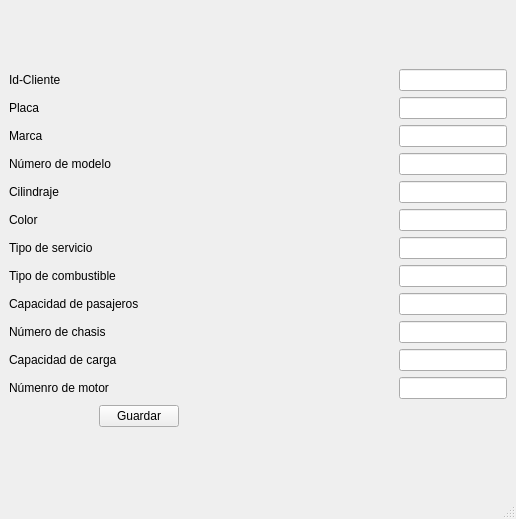
<?xml version="1.0" encoding="UTF-8"?>
<ui version="4.0">
 <class>dialogo_vehiculo</class>
 <widget class="QMainWindow" name="dialogo_vehiculo">
  <property name="windowModality">
   <enum>Qt::WindowModal</enum>
  </property>
  <property name="geometry">
   <rect>
    <x>0</x>
    <y>0</y>
    <width>516</width>
    <height>519</height>
   </rect>
  </property>
  <property name="windowTitle">
   <string>MainWindow</string>
  </property>
  <widget class="QWidget" name="centralwidget">
   <layout class="QGridLayout" name="gridLayout_2">
    <item row="0" column="0">
     <layout class="QGridLayout" name="gridLayout">
      <item row="11" column="2">
       <widget class="QLineEdit" name="lemotor">
        <property name="enabled">
         <bool>true</bool>
        </property>
        <property name="sizePolicy">
         <sizepolicy hsizetype="Fixed" vsizetype="Fixed">
          <horstretch>0</horstretch>
          <verstretch>0</verstretch>
         </sizepolicy>
        </property>
       </widget>
      </item>
      <item row="12" column="1" colspan="2">
       <widget class="QPushButton" name="bguardar">
        <property name="enabled">
         <bool>true</bool>
        </property>
        <property name="sizePolicy">
         <sizepolicy hsizetype="Fixed" vsizetype="Fixed">
          <horstretch>0</horstretch>
          <verstretch>0</verstretch>
         </sizepolicy>
        </property>
        <property name="text">
         <string>Guardar</string>
        </property>
        <property name="autoDefault">
         <bool>false</bool>
        </property>
        <property name="default">
         <bool>false</bool>
        </property>
        <property name="flat">
         <bool>false</bool>
        </property>
       </widget>
      </item>
      <item row="1" column="0">
       <widget class="QLabel" name="lbplaca">
        <property name="sizePolicy">
         <sizepolicy hsizetype="Fixed" vsizetype="Fixed">
          <horstretch>0</horstretch>
          <verstretch>0</verstretch>
         </sizepolicy>
        </property>
        <property name="text">
         <string>Placa</string>
        </property>
       </widget>
      </item>
      <item row="2" column="0">
       <widget class="QLabel" name="lbmarca">
        <property name="sizePolicy">
         <sizepolicy hsizetype="Fixed" vsizetype="Fixed">
          <horstretch>0</horstretch>
          <verstretch>0</verstretch>
         </sizepolicy>
        </property>
        <property name="text">
         <string>Marca</string>
        </property>
       </widget>
      </item>
      <item row="2" column="2">
       <widget class="QLineEdit" name="lemarca">
        <property name="enabled">
         <bool>true</bool>
        </property>
        <property name="sizePolicy">
         <sizepolicy hsizetype="Fixed" vsizetype="Fixed">
          <horstretch>0</horstretch>
          <verstretch>0</verstretch>
         </sizepolicy>
        </property>
       </widget>
      </item>
      <item row="3" column="0" colspan="2">
       <widget class="QLabel" name="lbmodelo">
        <property name="enabled">
         <bool>true</bool>
        </property>
        <property name="sizePolicy">
         <sizepolicy hsizetype="Fixed" vsizetype="Fixed">
          <horstretch>0</horstretch>
          <verstretch>0</verstretch>
         </sizepolicy>
        </property>
        <property name="text">
         <string>Número de modelo</string>
        </property>
       </widget>
      </item>
      <item row="3" column="2">
       <widget class="QLineEdit" name="ledireccion">
        <property name="enabled">
         <bool>true</bool>
        </property>
        <property name="sizePolicy">
         <sizepolicy hsizetype="Fixed" vsizetype="Fixed">
          <horstretch>0</horstretch>
          <verstretch>0</verstretch>
         </sizepolicy>
        </property>
       </widget>
      </item>
      <item row="4" column="0">
       <widget class="QLabel" name="lbcilindraje">
        <property name="sizePolicy">
         <sizepolicy hsizetype="Fixed" vsizetype="Fixed">
          <horstretch>0</horstretch>
          <verstretch>0</verstretch>
         </sizepolicy>
        </property>
        <property name="text">
         <string>Cilindraje</string>
        </property>
       </widget>
      </item>
      <item row="4" column="2">
       <widget class="QLineEdit" name="lecilindraje">
        <property name="enabled">
         <bool>true</bool>
        </property>
        <property name="sizePolicy">
         <sizepolicy hsizetype="Fixed" vsizetype="Fixed">
          <horstretch>0</horstretch>
          <verstretch>0</verstretch>
         </sizepolicy>
        </property>
       </widget>
      </item>
      <item row="6" column="0">
       <widget class="QLabel" name="lbtiposervicio">
        <property name="sizePolicy">
         <sizepolicy hsizetype="Fixed" vsizetype="Fixed">
          <horstretch>0</horstretch>
          <verstretch>0</verstretch>
         </sizepolicy>
        </property>
        <property name="text">
         <string>Tipo de servicio</string>
        </property>
       </widget>
      </item>
      <item row="6" column="2">
       <widget class="QLineEdit" name="leservicio">
        <property name="enabled">
         <bool>true</bool>
        </property>
        <property name="sizePolicy">
         <sizepolicy hsizetype="Fixed" vsizetype="Fixed">
          <horstretch>0</horstretch>
          <verstretch>0</verstretch>
         </sizepolicy>
        </property>
       </widget>
      </item>
      <item row="7" column="0" colspan="2">
       <widget class="QLabel" name="lbcombustible">
        <property name="sizePolicy">
         <sizepolicy hsizetype="Fixed" vsizetype="Fixed">
          <horstretch>0</horstretch>
          <verstretch>0</verstretch>
         </sizepolicy>
        </property>
        <property name="text">
         <string>Tipo de combustible</string>
        </property>
       </widget>
      </item>
      <item row="7" column="2">
       <widget class="QLineEdit" name="lecombustible">
        <property name="enabled">
         <bool>true</bool>
        </property>
        <property name="sizePolicy">
         <sizepolicy hsizetype="Fixed" vsizetype="Fixed">
          <horstretch>0</horstretch>
          <verstretch>0</verstretch>
         </sizepolicy>
        </property>
       </widget>
      </item>
      <item row="0" column="0">
       <widget class="QLabel" name="lbIdcliente">
        <property name="enabled">
         <bool>true</bool>
        </property>
        <property name="sizePolicy">
         <sizepolicy hsizetype="Fixed" vsizetype="Fixed">
          <horstretch>0</horstretch>
          <verstretch>0</verstretch>
         </sizepolicy>
        </property>
        <property name="text">
         <string>Id-Cliente</string>
        </property>
       </widget>
      </item>
      <item row="8" column="0" colspan="2">
       <widget class="QLabel" name="lbpasajeros">
        <property name="sizePolicy">
         <sizepolicy hsizetype="Fixed" vsizetype="Fixed">
          <horstretch>0</horstretch>
          <verstretch>0</verstretch>
         </sizepolicy>
        </property>
        <property name="text">
         <string>Capacidad de pasajeros</string>
        </property>
       </widget>
      </item>
      <item row="8" column="2">
       <widget class="QLineEdit" name="lepasajeros">
        <property name="enabled">
         <bool>true</bool>
        </property>
        <property name="sizePolicy">
         <sizepolicy hsizetype="Fixed" vsizetype="Fixed">
          <horstretch>0</horstretch>
          <verstretch>0</verstretch>
         </sizepolicy>
        </property>
       </widget>
      </item>
      <item row="5" column="0">
       <widget class="QLabel" name="lbcolor">
        <property name="sizePolicy">
         <sizepolicy hsizetype="Fixed" vsizetype="Fixed">
          <horstretch>0</horstretch>
          <verstretch>0</verstretch>
         </sizepolicy>
        </property>
        <property name="text">
         <string>Color</string>
        </property>
       </widget>
      </item>
      <item row="5" column="2">
       <widget class="QLineEdit" name="lecolor">
        <property name="enabled">
         <bool>true</bool>
        </property>
        <property name="sizePolicy">
         <sizepolicy hsizetype="Fixed" vsizetype="Fixed">
          <horstretch>0</horstretch>
          <verstretch>0</verstretch>
         </sizepolicy>
        </property>
       </widget>
      </item>
      <item row="1" column="2">
       <widget class="QLineEdit" name="lenombre">
        <property name="enabled">
         <bool>true</bool>
        </property>
        <property name="sizePolicy">
         <sizepolicy hsizetype="Fixed" vsizetype="Fixed">
          <horstretch>0</horstretch>
          <verstretch>0</verstretch>
         </sizepolicy>
        </property>
       </widget>
      </item>
      <item row="11" column="0" colspan="2">
       <widget class="QLabel" name="lbmotor">
        <property name="sizePolicy">
         <sizepolicy hsizetype="Fixed" vsizetype="Fixed">
          <horstretch>0</horstretch>
          <verstretch>0</verstretch>
         </sizepolicy>
        </property>
        <property name="text">
         <string>Númenro de motor</string>
        </property>
       </widget>
      </item>
      <item row="9" column="2">
       <widget class="QLineEdit" name="lechasis">
        <property name="enabled">
         <bool>true</bool>
        </property>
        <property name="sizePolicy">
         <sizepolicy hsizetype="Fixed" vsizetype="Fixed">
          <horstretch>0</horstretch>
          <verstretch>0</verstretch>
         </sizepolicy>
        </property>
       </widget>
      </item>
      <item row="9" column="0" colspan="2">
       <widget class="QLabel" name="lbchasis">
        <property name="sizePolicy">
         <sizepolicy hsizetype="Fixed" vsizetype="Fixed">
          <horstretch>0</horstretch>
          <verstretch>0</verstretch>
         </sizepolicy>
        </property>
        <property name="text">
         <string>Número de chasis</string>
        </property>
       </widget>
      </item>
      <item row="10" column="0" colspan="2">
       <widget class="QLabel" name="lbcarga">
        <property name="sizePolicy">
         <sizepolicy hsizetype="Fixed" vsizetype="Fixed">
          <horstretch>0</horstretch>
          <verstretch>0</verstretch>
         </sizepolicy>
        </property>
        <property name="text">
         <string>Capacidad de carga</string>
        </property>
       </widget>
      </item>
      <item row="10" column="2">
       <widget class="QLineEdit" name="lecarga">
        <property name="enabled">
         <bool>true</bool>
        </property>
        <property name="sizePolicy">
         <sizepolicy hsizetype="Fixed" vsizetype="Fixed">
          <horstretch>0</horstretch>
          <verstretch>0</verstretch>
         </sizepolicy>
        </property>
       </widget>
      </item>
      <item row="0" column="2">
       <widget class="QLineEdit" name="le_cliente">
        <property name="enabled">
         <bool>true</bool>
        </property>
        <property name="sizePolicy">
         <sizepolicy hsizetype="Fixed" vsizetype="Fixed">
          <horstretch>0</horstretch>
          <verstretch>0</verstretch>
         </sizepolicy>
        </property>
       </widget>
      </item>
     </layout>
    </item>
   </layout>
  </widget>
  <widget class="QMenuBar" name="menubar">
   <property name="geometry">
    <rect>
     <x>0</x>
     <y>0</y>
     <width>516</width>
     <height>21</height>
    </rect>
   </property>
  </widget>
  <widget class="QStatusBar" name="statusbar"/>
 </widget>
 <resources/>
 <connections/>
</ui>
